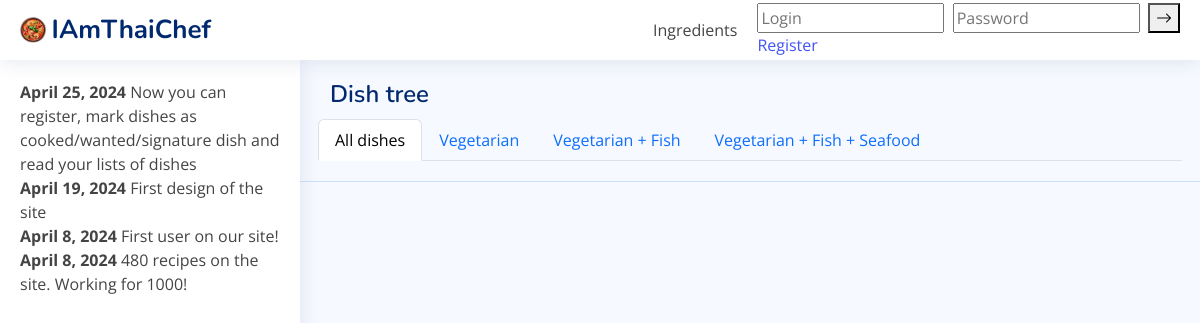
The page / on the database its author committed.
### tree/models.py (models this page shows, shortened)
class News(models.Model):
    text = models.CharField(max_length=500)
    date = models.DateField(auto_now_add=True)
    class Meta:
        verbose_name_plural = "news"
        ordering = ["-date"]

### tree/views.py (the view)
# urls.py: path('', tree.views.show_tree, name='index'),
def show_tree(request, dish_type="M"):
    return render(request, "NiceAdmin/index.html", {'categories': Category.objects.all(),
                                                    'dish_type': dish_type,
                                                    'news': News.objects.all()})

### templates/NiceAdmin/index.html (shortened to what this page needs)
{% extends "NiceAdmin/template.html" %}
{% block sidebar %}
<aside id="sidebar" class="sidebar">
      <ul class="sidebar-nav" id="sidebar-nav">
    {% for news_piece in news %}
        <li><strong>{{news_piece.date}}</strong> {{ news_piece.text }}
    {% endfor %}
    </ul>
</aside>
{%  endblock %}
{% block content %}
    <main id="main" class="main">
    <div class="pagetitle">
      <h1>Dish tree</h1>
    </div>
    <section class="section dashboard">
      <div class="row">
    <ul class="nav nav-tabs">
  <li class="nav-item">
    <a class="nav-link {% if dish_type == "M" %}active{% endif %}" aria-current="page" href="{% url 'tree' 'M' %}">All dishes</a>
  </li>
  <li class="nav-item">
    <a class="nav-link {% if dish_type == "V" %}active{% endif %}" href="{% url 'tree' 'V' %}">Vegetarian</a>
  </li>
  <li class="nav-item">
    <a class="nav-link {% if dish_type == "F" %}active{% endif %}" href="{% url 'tree' 'F' %}">Vegetarian + Fish</a>
  </li>
  <li class="nav-item">
    <a class="nav-link {% if dish_type == "S" %}active{% endif %}" href="{% url 'tree' 'S' %}">Vegetarian + Fish + Seafood</a>
  </li>
</ul>
</div>
    </section>
  </main>
{% endblock %}

### templates/NiceAdmin/assets/css/style.css (style rules this page uses)
:root { scroll-behavior: smooth; }
body { font-family: "Open Sans", sans-serif; background: #f6f9ff; color: #444444; }
a { color: #4154f1; text-decoration: none; }
h1, h2, h3, h4, h5, h6 { font-family: "Nunito", sans-serif; }
#main { margin-top: 60px; padding: 20px 30px; transition: all 0.3s; }
.pagetitle { margin-bottom: 10px; }
.pagetitle h1 { font-size: 24px; margin-bottom: 0; font-weight: 600; color: #012970; }
.sidebar { position: fixed; top: 60px; left: 0; bottom: 0; width: 300px; z-index: 996; transition: all 0.3s; padding: 20px; overflow-y: auto; scrollbar-width: thin; scrollbar-color: #aab7cf transparent; box-shadow: 0px 0px 20px rgba(1, 41, 112, 0.1); background-color: #fff; }
@media (min-width: 1200px) { #main, #footer { margin-left: 300px; } }
.sidebar-nav { padding: 0; margin: 0; list-style: none; }
.sidebar-nav li { padding: 0; margin: 0; list-style: none; }

### rows shown on the page
News: date "April 25, 2024", text "Now you can register, mark dishes as cooked/wanted/signature dish and read your lists of dishes"
News: date "April 19, 2024", text "First design of the site"
News: date "April 8, 2024", text "First user on our site!"
News: date "April 8, 2024", text "480 recipes on the site. Working for 1000!"
